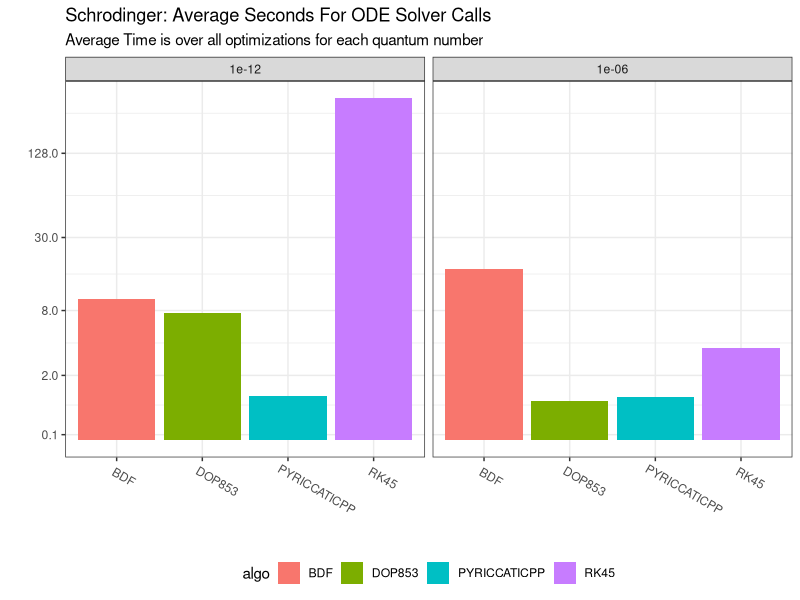
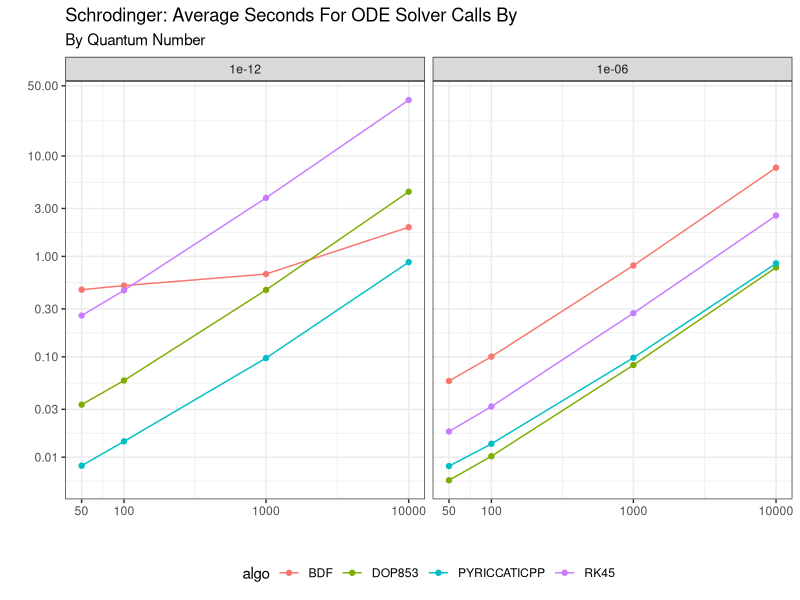
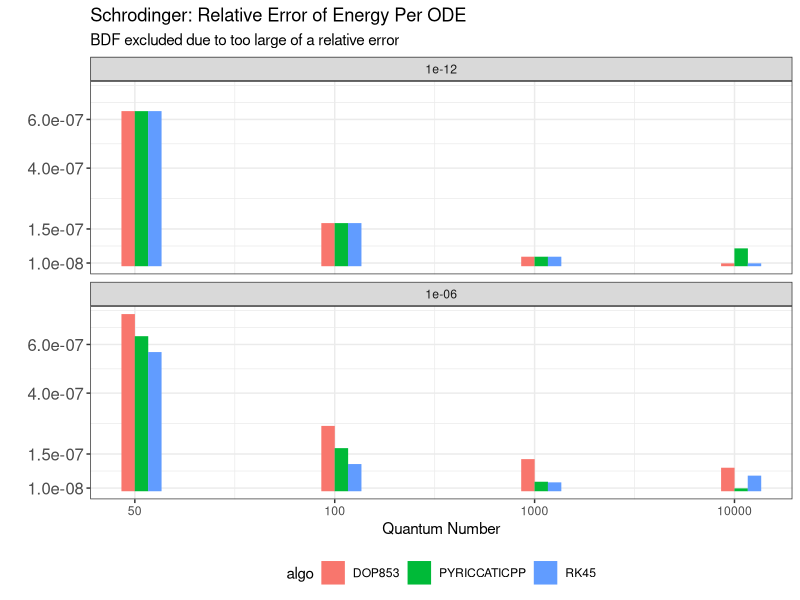
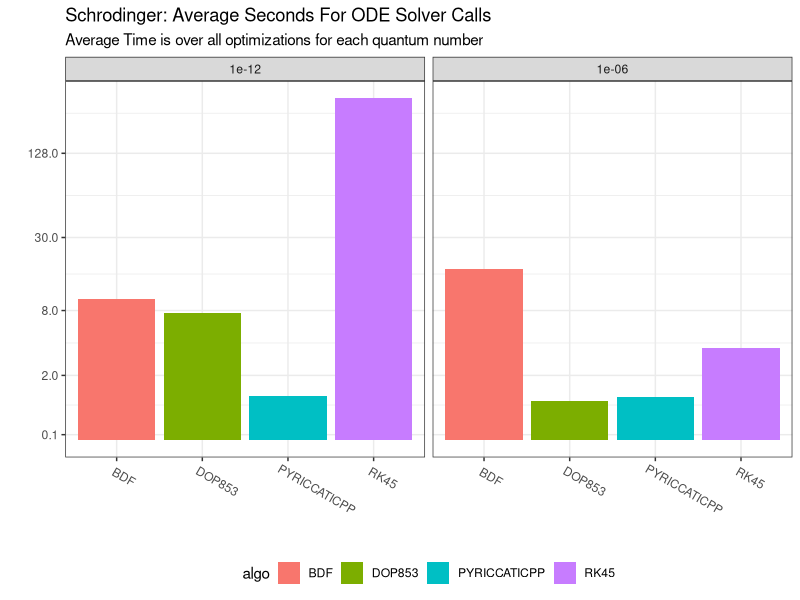
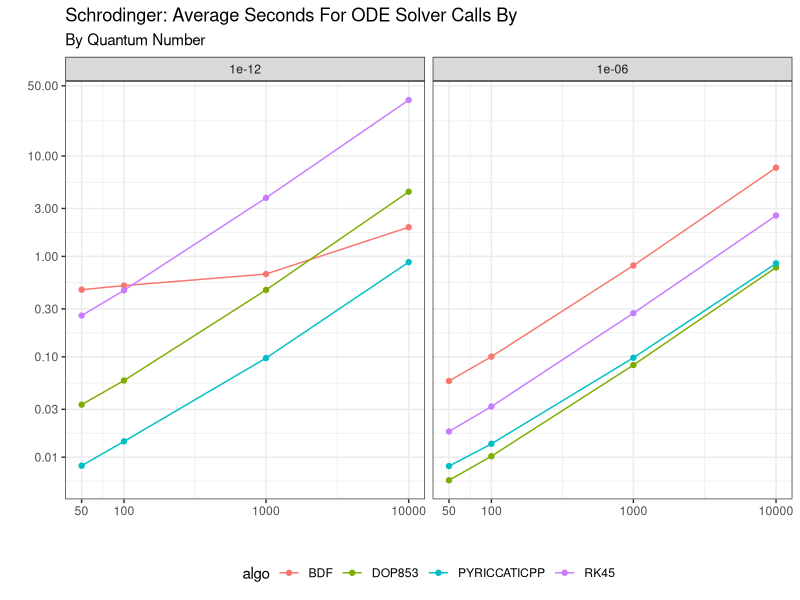
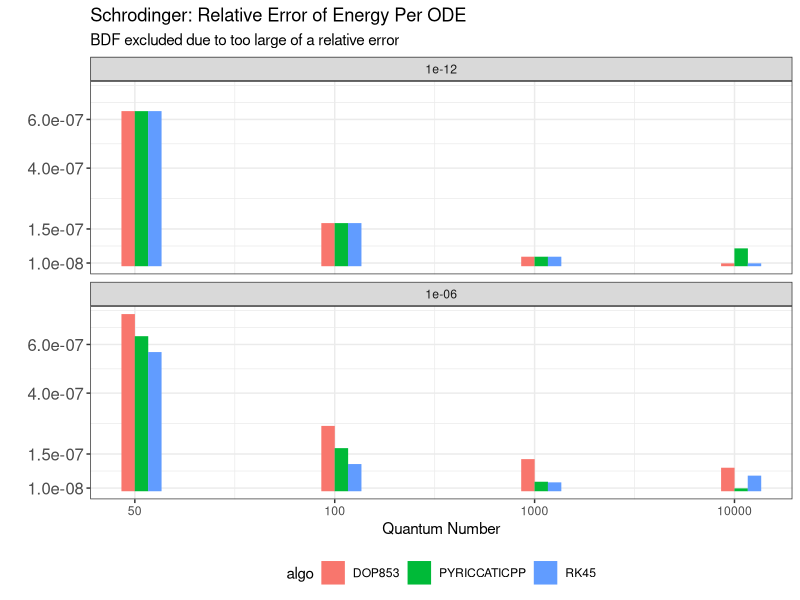

Recreate these plots in R, in order.
library(data.table)
library(ggplot2)
library(patchwork)

bench_dt = fread("./benchmarks/output/schrodinger_times2.csv")
bench_dt = unique(bench_dt)
bench_dt[, algo := strsplit(name, " ")[[1]][1], name]
algo_args = \(x) {
  return(paste0("[", strsplit(x, "\\[",perl = TRUE)[[1]][2]))
}
bench_dt[, algo_args := algo_args(name), .I]

prob_args = \(x) {
  return(paste0("[", strsplit(x, "\\]\\[", perl = TRUE)[[1]][2]))
}
bench_dt[1, prob_args(name)]
bench_dt[, prob_args := prob_args(name), .I]
bench_dt[, name := NULL]
bench_dt[grepl("1e-06", algo_args), eps := 1e-06]
bench_dt[!grepl("1e-06", algo_args), eps := 1e-12]
bench_dt[, algo_plus := algo]
bench_dt[grepl("n=20", algo_args), algo_plus := paste0(algo, ":n=20")]
bench_dt[grepl("n=35", algo_args), algo_plus := paste0(algo, ":n=35")]
bench_dt = bench_dt[!grepl("n=20", algo_args)]
setkey(bench_dt, eps, algo_plus)
bench_sum_dt = bench_dt[, .(
  sum_time = sum(time),
  sum_count = sum(count),
  sd_time = sd(time),
  sd_count = sd(count)),
  .(algo, algo_plus, algo_args, prob_args, eps)]
bench_sum_dt[, per_call := sum_time/sum_count]
setkey(bench_sum_dt, eps, algo_plus)
schrod_bench_plot = ggplot(bench_sum_dt, aes(x = algo, y = per_call, fill = algo)) +
  geom_bar(stat = "identity") +
  scale_y_continuous(transform = "log1p", breaks = c(0.1, 2, 8, 30, 128, 500, 2000)) +
  facet_wrap(vars(eps)) +
  ggtitle("Schrodinger: Average Seconds For ODE Solver Calls",
    "Average Time is over all optimizations for each quantum number") +
  xlab("") +
  ylab("") +
  theme_bw() +
  theme(legend.position="bottom") +
  theme(axis.text.x = element_text(angle = -30, vjust = 0.8, hjust=.1))
schrod_bench_plot
ggsave("./benchmarks/plots/schrodinger.png", schrod_bench_plot,
  width = 6, height = 4, units = "in")

bench_sum_dt = bench_dt[, .(
  sum_time = sum(time),
  sum_count = sum(count),
  mean_time = mean(time),
  mean_count = mean(count),
  mean_per_time = mean(time / count),
  sd_per_time = sd(time / count),
  sd_time = sd(time),
  sd_count = sd(count)),
  .(algo, algo_plus, algo_args, eps, prob_args)]
bench_sum_dt[, per_call := sum_time / sum_count]
bench_sum_dt[, lb := as.numeric(sub(".*\\blb=([0-9]+).*", "\\1", prob_args)), .I]
bench_sum_dt[, rb := as.numeric(sub(".*\\brb=([0-9]+).*", "\\1", prob_args)), .I]
bench_sum_dt[, prob_bounds := paste0(lb, "-", rb)]
bench_sum_dt[, prob_bounds := factor(prob_bounds, ordered = TRUE, levels =
    c("416-417", "1035-1037", "21930-21940", "471100-471110"))]
bench_sum_dt[, quantum_number := rep(c(50, 100, 1000, 10000),8)]
bench_sum_table_dt = bench_sum_dt[eps == 1e-6, .(algo, quantum_number, per_call)]
bench_sum_table_dt = dcast(bench_sum_table_dt, quantum_number ~ algo, value.var = "per_call")
bench_sum_table_dt[, `:=`(
  BDF = BDF / PYRICCATICPP,
  DOP853 = DOP853 / PYRICCATICPP,
  RK45 = RK45 / PYRICCATICPP
)]
bench_sum_table_dt[, PYRICCATICPP := NULL]
bench_sum_table_dt = bench_sum_table_dt[, lapply(.SD, \(x) format(x, digits = 4))]
knitr::kable(bench_sum_table_dt)
bench_sum_x_scale_dt = bench_sum_dt[1:4]
bench_sum_x_scale_dt[, quantum_number := c(50, 100, 1000, 10000)]
bench_per_energy_plot = ggplot(bench_sum_dt, aes(x = lb, y = mean_per_time, group = algo)) +
  geom_ribbon(aes(ymin = mean_per_time - 2 * sd_per_time, ymax = mean_per_time + 2 * sd_per_time), fill = "grey70") +
  geom_line(aes(color = algo)) +
  geom_point(aes(color = algo)) +
  ggtitle("Schrodinger: Average Seconds For ODE Solver Calls By",
    "By Quantum Number") +
  scale_y_log10(breaks = c(0.01, 0.03, 0.1, 0.3, 1, 3, 10, 50)) +
  scale_x_log10(breaks = bench_sum_x_scale_dt[, lb], labels = bench_sum_x_scale_dt[, quantum_number]) +
  xlab("") +
  ylab("") +
  facet_wrap(vars(eps)) +
  theme_bw() +
  theme(legend.position="bottom")
bench_per_energy_plot
ggsave("./benchmarks/plots/schrodinger_energy.png", bench_per_energy_plot,
  width = 6, height = 4, units = "in")

bench_sum_dt[eps == 1e-12 & grepl("lb=471100;rb=471110", prob_args)]
# Error rates
err_dt = fread("./benchmarks/output/schrod2.csv")
err_dt[, algo := strsplit(name, " ")[[1]][1], name]
err_dt[, algo_args := algo_args(name), .I]
err_dt[, prob_args := prob_args(name), .I]
err_dt[grepl("1e-06", algo_args), eps := 1e-06]
err_dt[!grepl("1e-06", algo_args), eps := 1e-12]
err_dt[, algo_plus := algo]
err_dt[grepl("n=20", algo_args), algo_plus := paste0(algo, ":n=20")]
err_dt[grepl("n=35", algo_args), algo_plus := paste0(algo, ":n=35")]
err_dt[, rel_energy_err := abs(energy_error / energy_reference)]
# Just look at a slice
err_sub_dt = err_dt[energy_reference == 471103.777]
#err_sub_dt[, energy_reference := 471103.777]
setkey(err_sub_dt, eps, algo_plus)
knitr::kable(err_sub_dt[, .(algo_plus, algo_args, energy, energy_reference, energy_error, rel_energy_err)])

setkey(err_dt, name)
err_dt[, iter := NULL]
err_dt = unique(err_dt)
err_summary_dt = err_dt[,
  .(total_err = mean(energy_error),
    err_val = mean(rel_energy_err)),
  .(algo, algo_args, prob_args, eps)]
err_summary_dt = err_summary_dt[!grepl("n=20", algo_args)]
setkey(err_summary_dt, algo, eps, prob_args)
err_summary_dt[, lb := as.numeric(sub(".*\\blb=([0-9]+).*", "\\1", prob_args)), .I]
err_summary_dt[, rb := as.numeric(sub(".*\\brb=([0-9]+).*", "\\1", prob_args)), .I]
err_summary_dt[, prob_bounds := paste0(lb, "-", rb)]
err_summary_dt[, prob_bounds := factor(prob_bounds, ordered = TRUE, levels =
    c("416-417", "1035-1037", "21930-21940", "471100-471110"))]

err_summary_dt[, md := ((lb + rb) / 2.0) + lb]
err_summary_dt[, blah := as.numeric(as.factor(algo))]
setkey(err_summary_dt, eps, algo, algo_args, prob_bounds)
err_summary_dt[, bound_idx := as.numeric(prob_bounds)]
err_summary_dt[, test := seq(from = bound_idx - .1, to = bound_idx + .1, length.out = 4)[blah], .I]
err_summary_dt[rb == 417]
setkey(err_summary_dt, eps, algo, algo_args, prob_bounds)
err_summary_dt
err_summary_dt[, min(err_val)]
# We multiply by 1_000_000 and then divide so we can make the y axis logarithmic
# While still looking nice
schrod_err_plot = ggplot(err_summary_dt[algo != "BDF"],
  aes(x = test, y = err_val, color = algo, fill = algo)) +
  #  scale_y_log10(breaks = c(1, 2, 5, 10, 18, 30, 60)) +
  geom_bar(stat = "identity") +
  facet_wrap(vars(eps), nrow = 2, ncol = 1) +
  ggtitle("Schrodinger: Relative Error of Energy Per ODE",
    "BDF excluded due to too large of a relative error") +
  scale_x_continuous(labels = c(50, 100, 1000, 10000)) +
  scale_y_continuous(breaks = c(1e-8, 1.5e-7, 4e-7, 6e-7)) +
  xlab("Quantum Number") +
  ylab("") +
  theme_bw() +
  theme(legend.position="bottom", axis.text.y = element_text(size = 12))
schrod_err_plot
ggsave("./benchmarks/plots/schrodinger_err.png", schrod_err_plot,
  width = 6, height = 4, units = "in")
